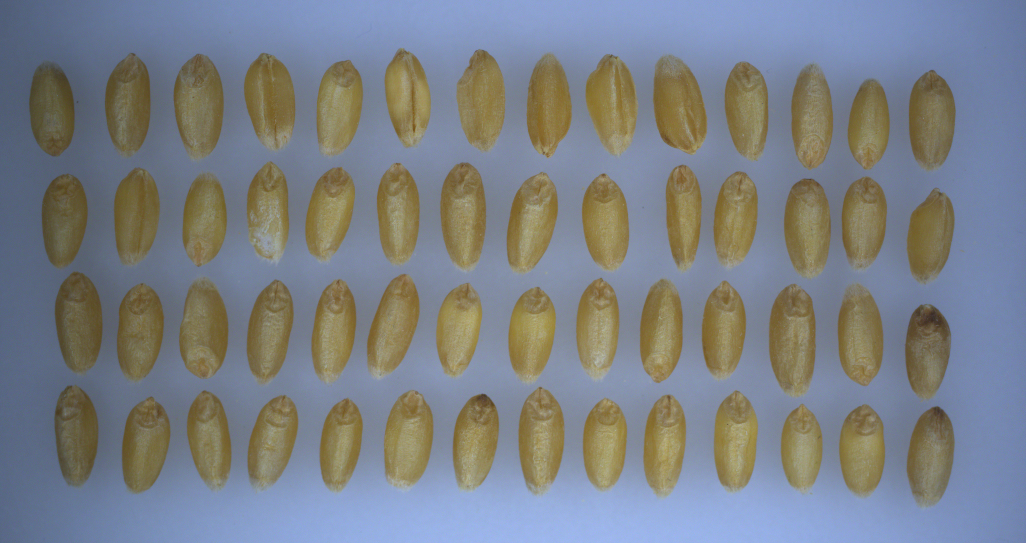
#> input picture image processing codes/KODLAR8_Histogram_Islemleri/KODLAR8_Histogram_Islemleri/Resim2_Coklu_Bugday.png, 1026 x 543 px
$ python K8_2_5_RESIM_Histogram_Esitleme.py
#> lines starting #> are read from the running program, lines starting #| are printed output that depends on the picture


import cv2
import numpy as np
from matplotlib import pyplot as plt

img = cv2.imread('Resim2_Coklu_Bugday.png', 0)
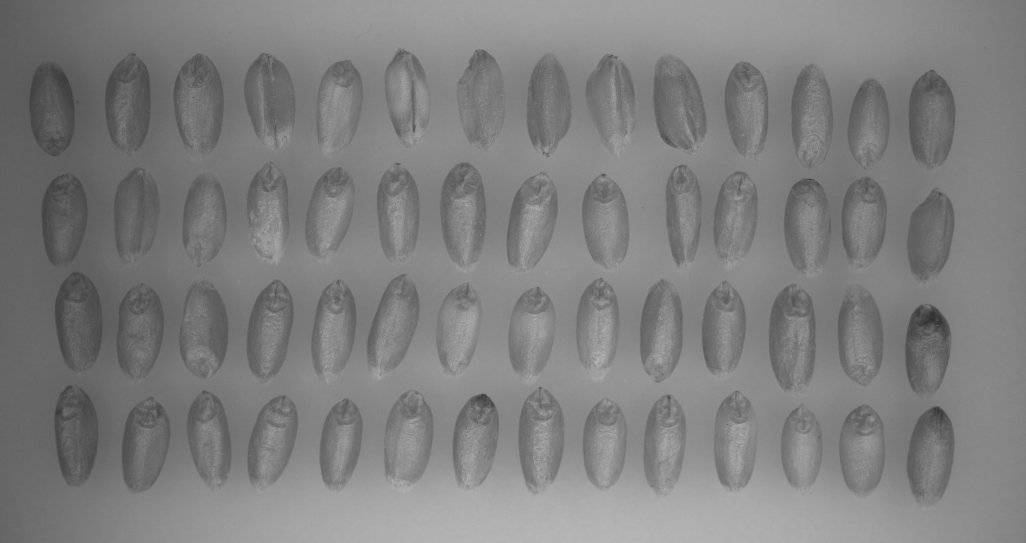
#> img: shape (543, 1026); min 45, max 185, mean 126.8

# Görüntünün histogramını hesapla
hist = cv2.calcHist([img], [0], None, [256], [0, 256])
#> hist = 256 values, max 14556 at index 131, min 0 at index 0, mean 2176.2

# Histogram eşitleme işlemi
equ = cv2.equalizeHist(img)
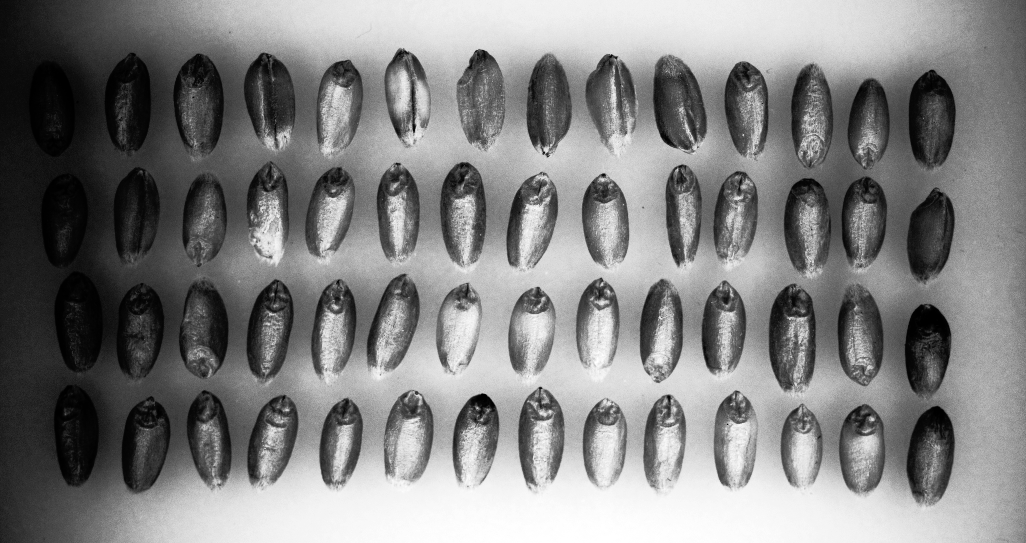
#> equ: shape (543, 1026); min 0, max 255, mean 129.4

# Eşitlenmiş görüntünün histogramını hesapla
hist2 = cv2.calcHist([equ], [0], None, [256], [0, 256])
#> hist2 = 256 values, max 14556 at index 148, min 0 at index 12, mean 2176.2

# İşlenmiş görüntüleri görselleştirme
plt.figure(figsize=(12, 6))

plt.subplot(2, 2, 1)
plt.imshow(img, cmap='gray')
plt.title('Orijinal Gri Seviye Görüntü')

plt.subplot(2, 2, 2)
plt.plot(hist, color='b')
plt.title('Orijinal Gri Seviye Histogram')

plt.subplot(2, 2, 3)
plt.imshow(equ, cmap='gray')
plt.title('Histogram Eşitleme Sonrası Görüntü')

plt.subplot(2, 2, 4)
plt.plot(hist2, color='b')
plt.title('Histogram Eşitleme Sonrası Histogram')

plt.show()
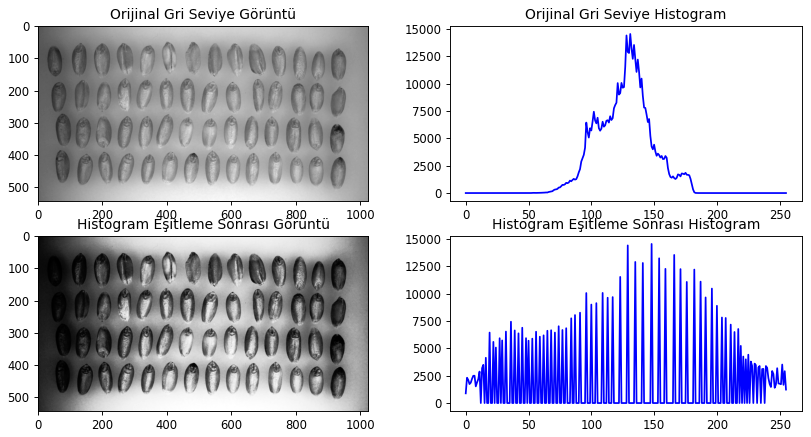
#> figure drawn by matplotlib, 4 panels; panel 2: curve peaks at x = 131, y = 14556; panel 4: curve peaks at x = 148, y = 14556

cv2.waitKey(0)
cv2.destroyAllWindows()

$ run again, with image processing codes/KODLAR8_Histogram_Islemleri/KODLAR8_Histogram_Islemleri/Fasulye.png copied over image processing codes/KODLAR8_Histogram_Islemleri/KODLAR8_Histogram_Islemleri/Resim2_Coklu_Bugday.png
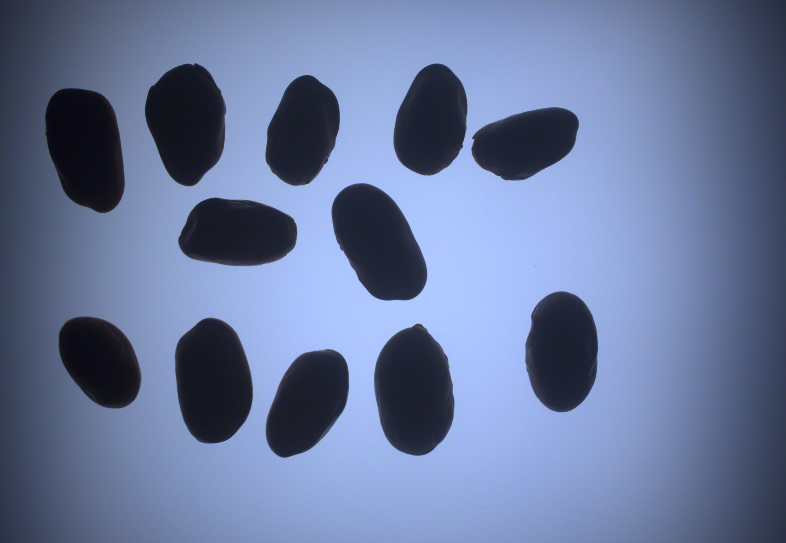
#> input picture image processing codes/KODLAR8_Histogram_Islemleri/KODLAR8_Histogram_Islemleri/Fasulye.png, 786 x 543 px
#> hist = 256 values, max 6008 at index 33, min 0 at index 0, mean 1667.2
#> `equ = cv2.equalizeHist(img)`:
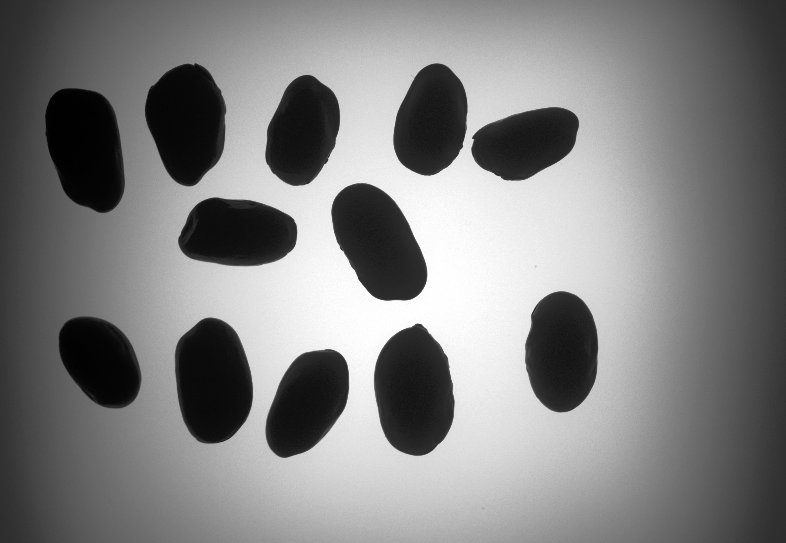
#> equ: shape (543, 786); min 0, max 255, mean 128.3
#> hist2 = 256 values, max 6008 at index 26, min 0 at index 9, mean 1667.2
#> `plt.show()`:
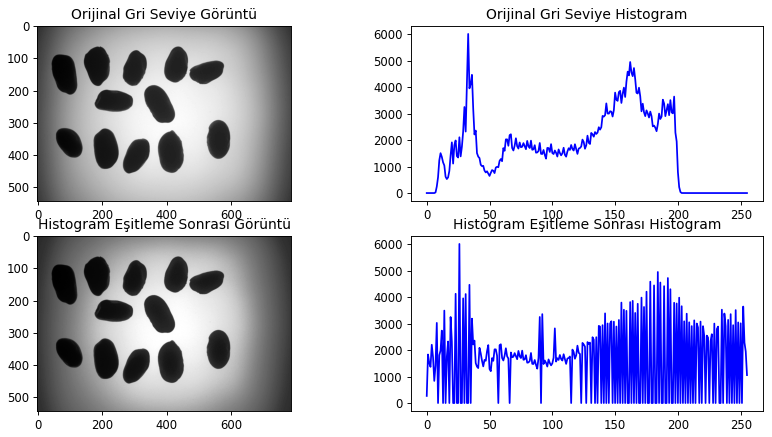
#> figure drawn by matplotlib, 4 panels; panel 2: curve peaks at x = 33, y = 6008; panel 4: curve peaks at x = 26, y = 6008
